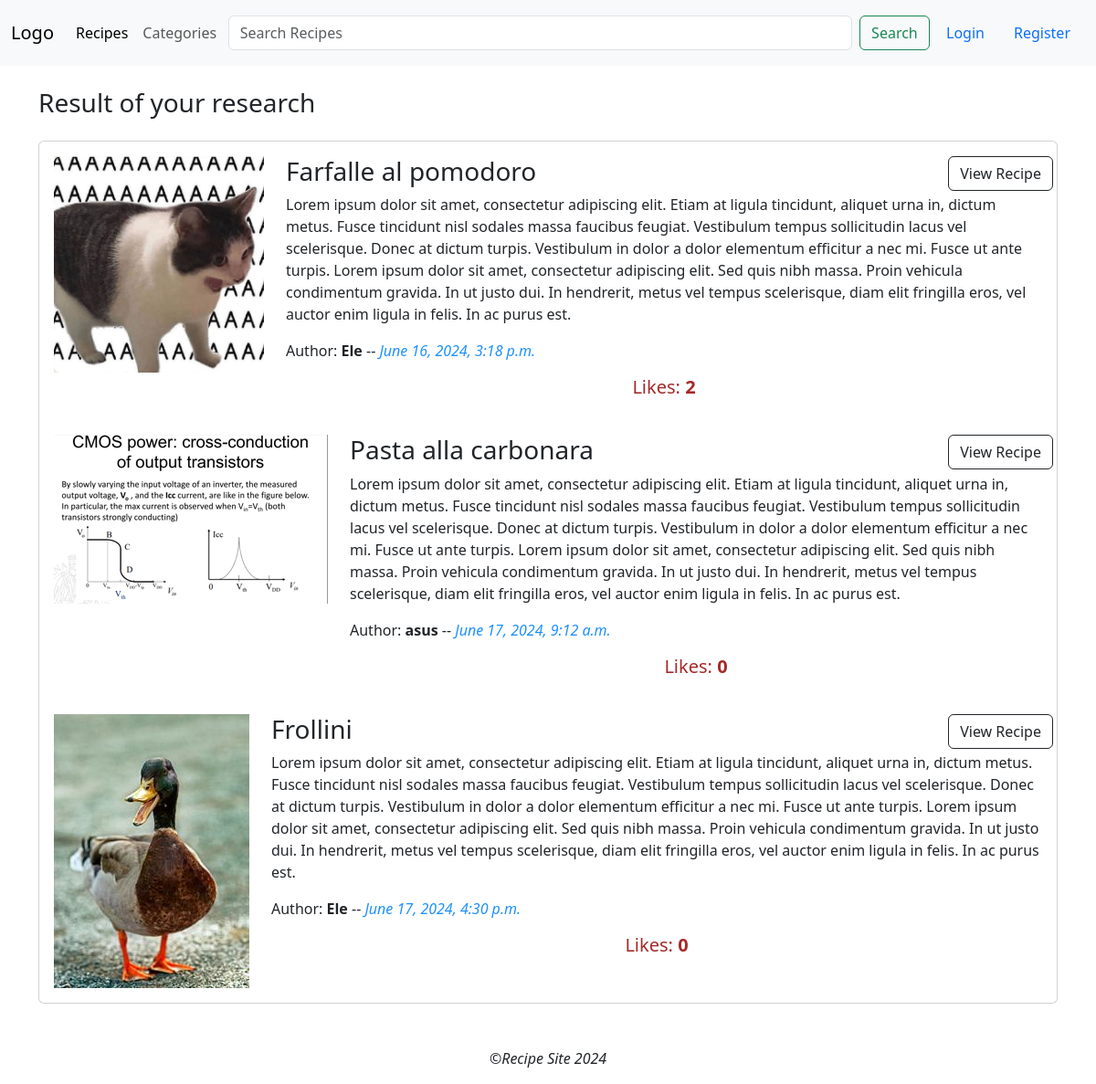
The page /search/ on the database as committed earlier.
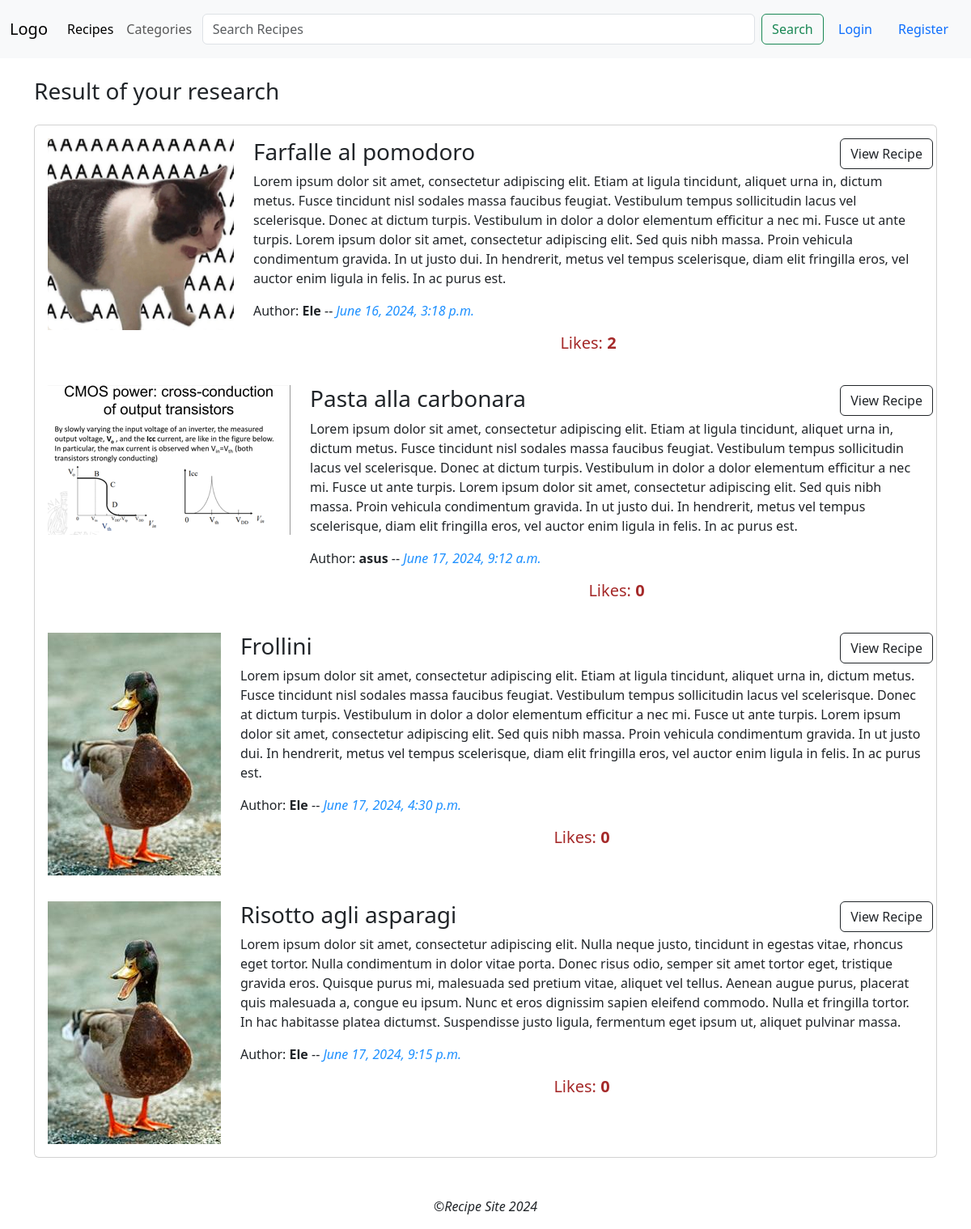
The same page on the database as committed later.
### recipes/models.py (models this page shows, shortened)
class Recipe(models.Model):
    DIFFICULTY_LEVELS = [
        (1, 'Very Easy'),
        (2, 'Easy'),
        (3, 'Medium'),
        (4, 'Hard'),
        (5, 'Very Hard'),
    ]
    image = models.ImageField(default='default.jpg', upload_to='recipesPics')
    title = models.CharField(max_length=100)
    description = models.TextField()
    content = models.TextField()
    date_posted = models.DateTimeField(default=timezone.now)
    author = models.ForeignKey(User, on_delete=models.CASCADE)
    difficulty = models.IntegerField(choices=DIFFICULTY_LEVELS, default=3)
    portions = models.IntegerField()
    cooking_time = models.IntegerField()
    ingredients = models.ManyToManyField(Ingredient, related_name='recipes')
    slug = models.SlugField(max_length=100, unique=True, blank=True)
    category = ManyToManyField(Category)
    likes = models.ManyToManyField(User, related_name='likes', blank=True)

### recipes/views.py (the view)
# urls.py: path('search/', RecipeSearchView.as_view(), name='recipeSearch'),
class RecipeSearchView(ListView):
    model = Recipe
    template_name = 'recipes/recipe_search.html'
    context_object_name = 'recipes'
    def get_queryset(self):
        queryset = Recipe.objects.all()
        query = self.request.GET.get('q')
        if query:
            queryset = queryset.filter(
                Q(title__icontains=query)
            )
        return queryset
    def get_context_data(self, **kwargs):
        context = super().get_context_data(**kwargs)
        context['query'] = self.request.GET.get('q', '')
        return context

### templates/recipes/recipe_search.html
{% extends "recipes/base.html" %}
{% load static %}
{% block content %}
	<h3>Result of your research</h3>
    {% if recipes %}
    <div class="card my-4">
        {% for recipe in recipes %}
            <div class="row card-body">
            <div class="col-auto">
                <img src="{{ recipe.image.url }}" alt="{{ recipe.title }}Image" class="img-fluid cover" height="200px">
            </div>
            <div class="col  d-flex" style="position: relative">
                    <div>
                        <h3 class="card-title">{{ recipe.title }}</h3>
                        <p class="card-text">{{ recipe.description }}</p>
                        <span>Author:<strong> {{ recipe.author }}</strong> -- <i style="color: dodgerblue">{{ recipe.date_posted }}</i></span>
                        <div class="text-center mt-3">
                            <h5 style="color: brown">Likes: <strong>{{ recipe.likes.count }}</strong></h5>
                        </div>
                    </div>
                        <div style="position: absolute; top:0; right: 0; ">
                            <a href="{% url 'recipesDetail' slug=recipe.slug %}" class="btn btn-outline-dark btn-small">View Recipe</a>
                        </div>
                </div>
            </div>
        {% endfor %}
    </div>
{% else %}
  <p>Sorry! No recipes found with the specified title.</p>
{% endif %}
{% endblock %}

Rows that differ between the two databases and show on the page:
added Recipe: image (placeholder picture), title "Risotto agli asparagi", description "Lorem ipsum dolor sit amet, consectetur adipiscing elit. Nulla neque justo, tincidunt in egestas vitae, rhoncus eget tortor. Nulla condimentum in dolor vitae porta. Donec risus odio, semper sit amet tortor eget, tristique gravida eros. Quisque purus mi, malesuada sed pretium vitae, aliquet vel tellus. Aenean augue purus, placerat quis malesuada a, congue eu ipsum. Nunc et eros dignissim sapien eleifend commodo. Nulla et fringilla tortor. In hac habitasse platea dictumst. Suspendisse justo ligula, fermentum eget ipsum ut, aliquet pulvinar massa.", author "Ele", date_posted "June 17, 2024, 9:15 p.m.", likes.count "0"
